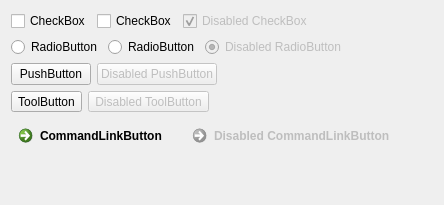
        <widget class="QWidget" name="tab_6">
         <attribute name="title">
          <string notr="true">Buttons</string>
         </attribute>
         <layout class="QVBoxLayout" name="verticalLayout_7">
          <item>
           <layout class="QHBoxLayout" name="horizontalLayout_2">
            <item>
             <widget class="QCheckBox" name="checkBox">
              <property name="text">
               <string notr="true">CheckBox</string>
              </property>
             </widget>
            </item>
            <item>
             <widget class="QCheckBox" name="checkBox_3">
              <property name="text">
               <string notr="true">CheckBox</string>
              </property>
             </widget>
            </item>
            <item>
             <widget class="QCheckBox" name="checkBox_2">
              <property name="enabled">
               <bool>false</bool>
              </property>
              <property name="text">
               <string notr="true">Disabled CheckBox</string>
              </property>
              <property name="checked">
               <bool>true</bool>
              </property>
             </widget>
            </item>
            <item>
             <spacer name="horizontalSpacer_5">
              <property name="orientation">
               <enum>Qt::Horizontal</enum>
              </property>
              <property name="sizeHint" stdset="0">
               <size>
                <width>40</width>
                <height>20</height>
               </size>
              </property>
             </spacer>
            </item>
           </layout>
          </item>
          <item>
           <layout class="QHBoxLayout" name="horizontalLayout">
            <item>
             <widget class="QRadioButton" name="radioButton_2">
              <property name="text">
               <string notr="true">RadioButton</string>
              </property>
             </widget>
            </item>
            <item>
             <widget class="QRadioButton" name="radioButton_3">
              <property name="text">
               <string notr="true">RadioButton</string>
              </property>
             </widget>
            </item>
            <item>
             <widget class="QRadioButton" name="radioButton">
              <property name="enabled">
               <bool>false</bool>
              </property>
              <property name="text">
               <string notr="true">Disabled RadioButton</string>
              </property>
              <property name="checked">
               <bool>true</bool>
              </property>
             </widget>
            </item>
            <item>
             <spacer name="horizontalSpacer_4">
              <property name="orientation">
               <enum>Qt::Horizontal</enum>
              </property>
              <property name="sizeHint" stdset="0">
               <size>
                <width>40</width>
                <height>20</height>
               </size>
              </property>
             </spacer>
            </item>
           </layout>
          </item>
          <item>
           <layout class="QHBoxLayout" name="horizontalLayout_3">
            <item>
             <widget class="QPushButton" name="pushButton">
              <property name="text">
               <string notr="true">PushButton</string>
              </property>
             </widget>
            </item>
            <item>
             <widget class="QPushButton" name="pushButton_2">
              <property name="enabled">
               <bool>false</bool>
              </property>
              <property name="text">
               <string notr="true">Disabled PushButton</string>
              </property>
             </widget>
            </item>
            <item>
             <spacer name="horizontalSpacer_3">
              <property name="orientation">
               <enum>Qt::Horizontal</enum>
              </property>
              <property name="sizeHint" stdset="0">
               <size>
                <width>40</width>
                <height>20</height>
               </size>
              </property>
             </spacer>
            </item>
           </layout>
          </item>
          <item>
           <layout class="QHBoxLayout" name="horizontalLayout_4">
            <item>
             <widget class="QToolButton" name="toolButton">
              <property name="text">
               <string notr="true">ToolButton</string>
              </property>
             </widget>
            </item>
            <item>
             <widget class="QToolButton" name="toolButton_2">
              <property name="enabled">
               <bool>false</bool>
              </property>
              <property name="text">
               <string notr="true">Disabled ToolButton</string>
              </property>
             </widget>
            </item>
            <item>
             <spacer name="horizontalSpacer_2">
              <property name="orientation">
               <enum>Qt::Horizontal</enum>
              </property>
              <property name="sizeHint" stdset="0">
               <size>
                <width>40</width>
                <height>20</height>
               </size>
              </property>
             </spacer>
            </item>
           </layout>
          </item>
          <item>
           <layout class="QHBoxLayout" name="horizontalLayout_5">
            <item>
             <widget class="QCommandLinkButton" name="commandLinkButton_2">
              <property name="text">
               <string notr="true">CommandLinkButton</string>
              </property>
             </widget>
            </item>
            <item>
             <widget class="QCommandLinkButton" name="commandLinkButton">
              <property name="enabled">
               <bool>false</bool>
              </property>
              <property name="text">
               <string notr="true">Disabled CommandLinkButton</string>
              </property>
             </widget>
            </item>
            <item>
             <spacer name="horizontalSpacer">
              <property name="orientation">
               <enum>Qt::Horizontal</enum>
              </property>
              <property name="sizeHint" stdset="0">
               <size>
                <width>40</width>
                <height>20</height>
               </size>
              </property>
             </spacer>
            </item>
           </layout>
          </item>
          <item>
           <spacer name="verticalSpacer">
            <property name="orientation">
             <enum>Qt::Vertical</enum>
            </property>
            <property name="sizeHint" stdset="0">
             <size>
              <width>20</width>
              <height>40</height>
             </size>
            </property>
           </spacer>
          </item>
         </layout>
        </widget>
